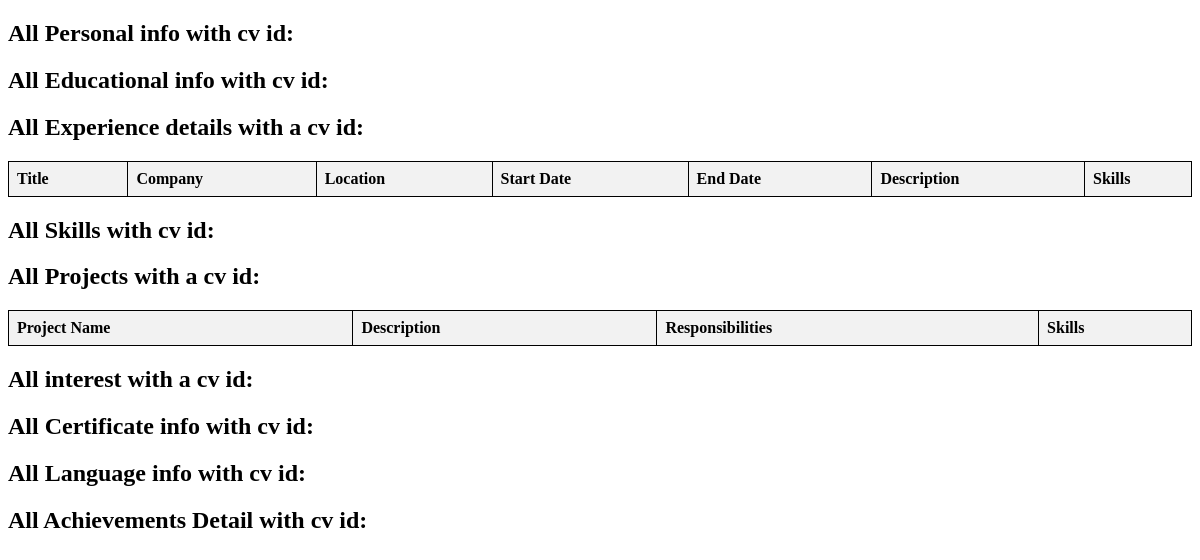
The app's page /queryall/18, older data.
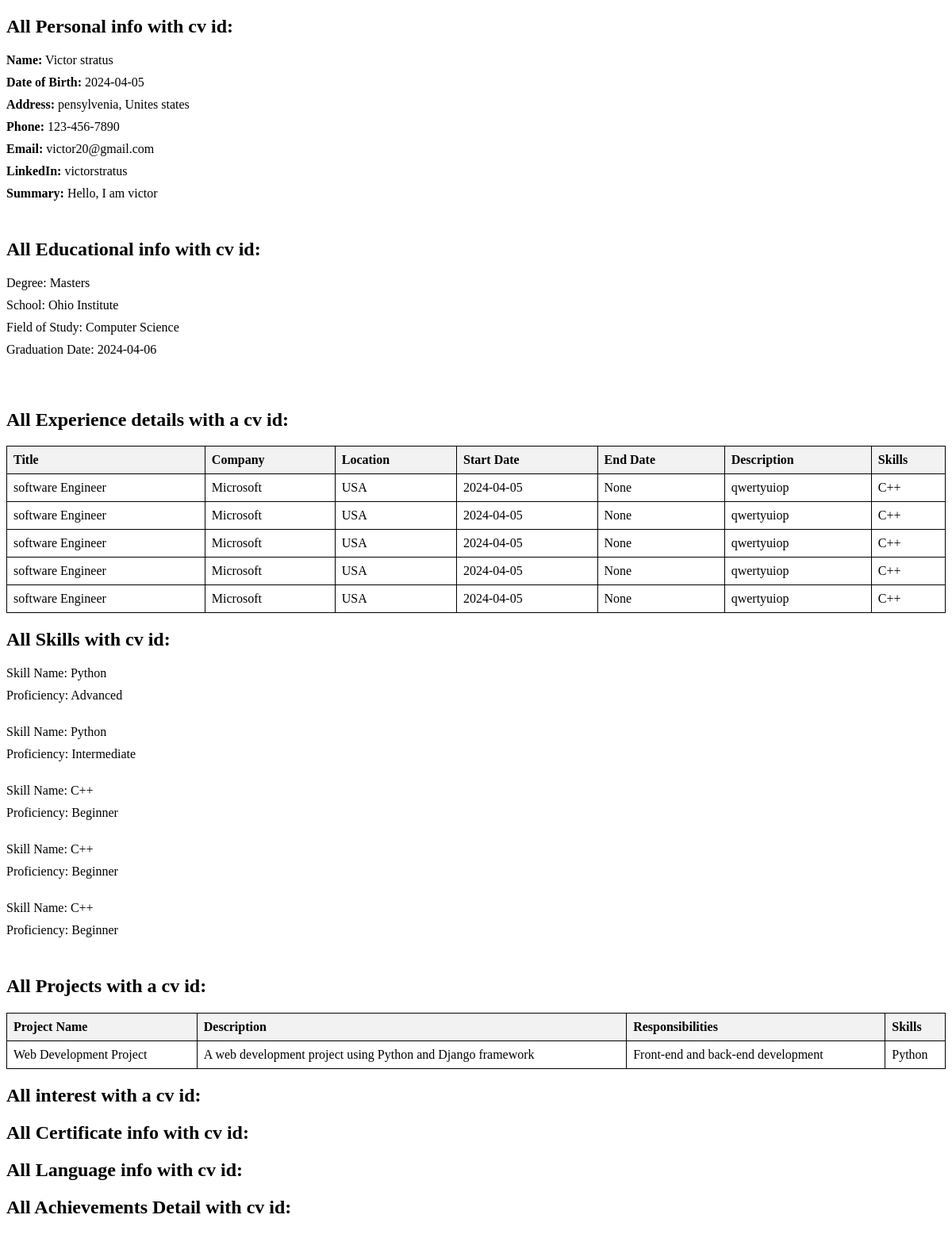
The same page, newer data.
### app.py (models this page shows)
class PersonalInformation(db.Model):
    PersonalInfoID = db.Column(db.Integer, primary_key=True)
    Userid = db.Column(db.Integer, db.ForeignKey("user.Userid"), nullable=False)
    CV_ID = db.Column(
        db.Integer, db.ForeignKey("cv.CV_ID"), nullable=False
    )  # New column for CV ID
    Fname = db.Column(db.String(100), nullable=False)
    Lname = db.Column(db.String(100), nullable=False)
    DOB = db.Column(db.Date, nullable=False)
    Address = db.Column(db.String(255), nullable=False)
    Phn = db.Column(db.String(20), nullable=False)
    Email = db.Column(db.String(100), nullable=False)
    LinkedIn = db.Column(db.String(255))
    Summary = db.Column(db.Text)

class Education(db.Model):
    Edu_ID = db.Column(db.Integer, primary_key=True)
    CV_ID = db.Column(db.Integer, db.ForeignKey("cv.CV_ID"), nullable=False)
    Userid = db.Column(db.Integer, db.ForeignKey("user.Userid"), nullable=False)
    Degree = db.Column(db.String(255), nullable=False)
    School = db.Column(db.String(255), nullable=False)
    FieldofStudy = db.Column(db.String(255), nullable=False)
    Grad_date = db.Column(db.Date, nullable=True)

class Experience(db.Model):
    __tablename__ = "experience"
    ExpID = db.Column(db.Integer, primary_key=True)
    CV_ID = db.Column(db.Integer, db.ForeignKey("cv.CV_ID"), nullable=False)
    Userid = db.Column(db.Integer, db.ForeignKey("user.Userid"), nullable=False)
    current_job = db.Column(db.Boolean, default=False)
    title = db.Column(db.String(255), nullable=False)
    company = db.Column(db.String(255), nullable=False)
    location = db.Column(db.String(255), nullable=False)  # Renamed from Location
    start_date = db.Column(db.Date, nullable=False)  # Renamed from StartDate
    end_date = db.Column(db.Date, nullable=True)  # Renamed from EndDate
    description = db.Column(db.String(255), nullable=False)  # Renamed from Desc
    skill_id = db.Column(db.Integer, db.ForeignKey("skills.SkillID"))

class Skills(db.Model):
    __tablename__ = "skills"
    SkillID = db.Column(db.Integer, primary_key=True)
    Userid = db.Column(db.Integer, db.ForeignKey("user.Userid"), nullable=False)
    CV_ID = db.Column(db.Integer, db.ForeignKey("cv.CV_ID"), nullable=False)
    skill_name = db.Column(db.String(255), nullable=False)  # Renamed from Skillname
    proficiency = db.Column(db.String(255), nullable=False)

class Project(db.Model):
    ProjectID = db.Column(db.Integer, primary_key=True)
    CV_ID = db.Column(db.Integer, db.ForeignKey("cv.CV_ID"), nullable=False)
    Userid = db.Column(db.Integer, db.ForeignKey("user.Userid"), nullable=False)
    skill_id = db.Column(db.Integer, db.ForeignKey("skills.SkillID"))
    PrjtName = db.Column(db.String(255), nullable=False)
    Desc = db.Column(db.String(255), nullable=False)
    Responsibilities = db.Column(db.String(255), nullable=False)

### app.py (the view)
@app.route("/queryall/<int:cv_id>")
def queryall(cv_id):
    personal_info = PersonalInformation.query.filter_by(CV_ID=cv_id).all()
    education_details = Education.query.filter_by(CV_ID=cv_id).all()
    Skill_details = Skills.query.filter_by(CV_ID=cv_id).all()
    Certificates_details = Certificates.query.filter_by(CV_ID=cv_id).all()
    interest_details = Interest.query.filter_by(CV_ID=cv_id).all()
    language_details = Language.query.filter_by(CV_ID=cv_id).all()
    Achievement_details = Achievement.query.filter_by(CV_ID=cv_id).all()
    experiences = Experience.query.filter_by(CV_ID=cv_id).all()
    experience_skills = {}
    for experience in experiences:
        skill_ids = [
            experience.skill_id
        ]  # Assuming skill_id is a comma-separated string of skill IDs
        skill_names = [
            skill.skill_name
            for skill in Skills.query.filter(Skills.SkillID.in_(skill_ids))
        ]
        experience_skills[experience.ExpID] = skill_names
    projects = Project.query.filter_by(CV_ID=cv_id).all()
    project_skills = {}
    for project in projects:
        skill_ids = [
            project.skill_id
        ]  # Assuming skill_id is a comma-separated string of skill IDs
        skill_names = [
            skill.skill_name
            for skill in Skills.query.filter(Skills.SkillID.in_(skill_ids))
        ]
        project_skills[project.ProjectID] = skill_names
    return render_template(
        "Queries_all.html",
        Certificates_details=Certificates_details,
        personal_info=personal_info,
        education_details=education_details,
        experiences=experiences,
        experience_skills=experience_skills,
        Skill_details=Skill_details,
        projects=projects,
        project_skills=project_skills,
        interest_details=interest_details,
        language_details=language_details,
        Achievement_details=Achievement_details,
    )

### templates/Queries_all.html (shortened to what this page needs)
<!DOCTYPE html>
<html lang="en">
<head>
</head>
<body>
    <h2>All Personal info with cv id:</h2>
    <ul>
        {% for info in personal_info %}
            <li><strong>Name:</strong> {{ info.Fname }} {{ info.Lname }}</li>
            <li><strong>Date of Birth:</strong> {{ info.DOB }}</li>
            <li><strong>Address:</strong> {{ info.Address }}</li>
            <li><strong>Phone:</strong> {{ info.Phn }}</li>
            <li><strong>Email:</strong> {{ info.Email }}</li>
            <li><strong>LinkedIn:</strong> {{ info.LinkedIn }}</li>
            <li><strong>Summary:</strong> {{ info.Summary }}</li>
            <br>
        {% endfor %}
    </ul>
    <h2>All Educational info with cv id:</h2>
    <ul>
    {% for edu in education_details %}
        <li>Degree: {{ edu.Degree }}</li>
        <li>School: {{ edu.School }}</li>
        <li>Field of Study: {{ edu.FieldofStudy }}</li>
        <li>Graduation Date: {{ edu.Grad_date }}</li><br><br>
    {% endfor %}
    </ul>
    <h2>All Experience details with a cv id:</h2>
    <table>
        <thead>
            <tr>
                <th>Title</th>
                <th>Company</th>
                <th>Location</th>
                <th>Start Date</th>
                <th>End Date</th>
                <th>Description</th>
                <th>Skills</th>
            </tr>
        </thead>
        <tbody>
            {% for experience in experiences %}
                <tr>
                    <td>{{ experience.title }}</td>
                    <td>{{ experience.company }}</td>
                    <td>{{ experience.location }}</td>
                    <td>{{ experience.start_date }}</td>
                    <td>{{ experience.end_date }}</td>
                    <td>{{ experience.description }}</td>
                    <td>
                        {% for skill in experience_skills[experience.ExpID] %}
                            {{ skill }}{% if not loop.last %}, {% endif %}
                        {% endfor %}
                    </td>
                </tr>
            {% endfor %}
        </tbody>
    </table>
    <h2>All Skills with cv id:</h2>
    <ul>
    {% for skill in Skill_details %}
        <li>Skill Name: {{ skill.skill_name }}</li>
        <li>Proficiency: {{ skill.proficiency }}</li><br>
    {% endfor %}
    </ul>
    <h2>All Projects with a cv id:</h2>
    <table>
        <thead>
            <tr>
                <th>Project Name</th>
                <th>Description</th>
                <th>Responsibilities</th>
                <th>Skills</th>
            </tr>
        </thead>
        <tbody>
            {% for project in projects %}
                <tr>
                    <td>{{ project.PrjtName }}</td>
                    <td>{{ project.Desc }}</td>
                    <td>{{ project.Responsibilities }}</td>
                    <td>
                        {% for skill in project_skills[project.ProjectID] %}
                            {{ skill }}{% if not loop.last %}, {% endif %}
                        {% endfor %}
                    </td>
                </tr>
            {% endfor %}
        </tbody>
    </table>
    <h2>All interest with a cv id:</h2>
    <h2>All Certificate info with cv id:</h2>
    <h2>All Language info with cv id:</h2>
    <h2>All Achievements Detail with cv id:</h2>
</body>
</html>

Row changes from the older to the newer data that the page shows:
added PersonalInformation: Fname "Victor", Lname "stratus", DOB "2024-04-05", Address "pensylvenia, Unites states", Phn "123-456-7890", Email "victor20@gmail.com", LinkedIn "victorstratus", Summary "Hello, I am victor"
added Education: Degree "Masters", School "Ohio Institute", FieldofStudy "Computer Science", Grad_date "2024-04-06"
added Experience: title "software Engineer", company "Microsoft", location "USA", start_date "2024-04-05", end_date "None", description "qwertyuiop"
added Skills: skill_name "C++", proficiency "Beginner"
added Experience: title "software Engineer", company "Microsoft", location "USA", start_date "2024-04-05", end_date "None", description "qwertyuiop"
added Experience: title "software Engineer", company "Microsoft", location "USA", start_date "2024-04-05", end_date "None", description "qwertyuiop"
added Experience: title "software Engineer", company "Microsoft", location "USA", start_date "2024-04-05", end_date "None", description "qwertyuiop"
added Experience: title "software Engineer", company "Microsoft", location "USA", start_date "2024-04-05", end_date "None", description "qwertyuiop"
added Skills: skill_name "Python", proficiency "Advanced", shown under "All Skills with cv id:"
added Skills: skill_name "Python", proficiency "Intermediate", shown under "All Skills with cv id:"
added Skills: skill_name "C++", proficiency "Beginner", shown under "All Skills with cv id:"
added Skills: skill_name "C++", proficiency "Beginner", shown under "All Skills with cv id:"
added Project: PrjtName "Web Development Project", Desc "A web development project using Python and Django framework", Responsibilities "Front-end and back-end development"
now on this page (row edited): Skills: skill_name "Python", shown under "Web Development Project"
